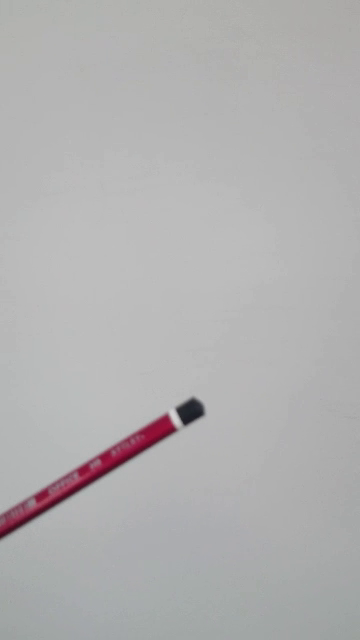
#> input picture frame 13 of khabibulina_s_l/iP_homework/video_2018-04-19_14-15-46.mp4, 360 x 640 px, given in place of WIN_20180426_13_47_33_Pro.mp4, which was not available
$ jupyter execute task_6.ipynb
#> lines starting #> are read from the running program, lines starting #| are printed output that depends on the picture; pictures that were not available may be replaced by others from this repository, and a replacement may not be noted
[cell 1]
import numpy as np
import cv2
import matplotlib.pyplot as plt
from __future__ import print_function
from ipywidgets import interact, interactive, fixed, interact_manual
import ipywidgets as widgets

[cell 2]
def methood(n,pyr_scale,level,winsize,itetation,poly_n,poly_sigma):

    cap = cv2.VideoCapture("WIN_20180426_13_47_33_Pro.mp4")

    for i in range(30):
        ret, frame1 = cap.read()
    ret, frame1 = cap.read()

    frame1 = cv2.cvtColor(frame1,cv2.COLOR_BGR2RGB)
    plt.figure(figsize=(21,6))
    plt.subplot(131)
    plt.imshow(frame1)
    prvs = cv2.cvtColor(frame1,cv2.COLOR_RGB2GRAY)

    for i in range(n):
        ret, frame2 = cap.read()
    ret, frame2 = cap.read()
    frame2 = cv2.cvtColor(frame2,cv2.COLOR_BGR2RGB)
    plt.subplot(132)
    plt.imshow(frame2)
    next_ = cv2.cvtColor(frame2,cv2.COLOR_RGB2GRAY)

    #flow = cv2.calcOpticalFlowFarneback(prvs,next_, None, 0.5, 1,   35, 3,   7, 1.5,   0)
    flow = cv2.calcOpticalFlowFarneback(prvs,next_, None, pyr_scale,level,winsize,itetation,poly_n,poly_sigma,0)
    mag, ang = cv2.cartToPolar(flow[...,0], flow[...,1])

    plt.subplot(133)
    plt.imshow(mag)
    plt.show()

[cell 3]
interact(methood,n=(1,15,1),pyr_scale=(0.5,1,0.1),level=(1,5,1),winsize=(10,50,5),itetation=(1,10,1),poly_n=(5,7,2),poly_sigma=(1.1,1.5,0.4))
#> the sliders are set to n = 8, pyr_scale = 0.75, level = 3, winsize = 30, itetation = 5, poly_n = 6, poly_sigma = 1.3
#> the loop in methood, `for i in range(30):` made 30 passes
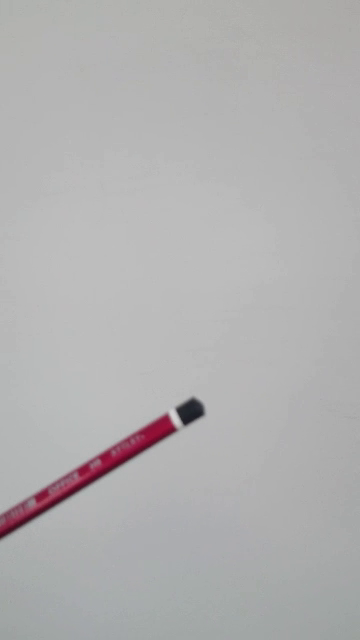
#> input picture frame 13 of khabibulina_s_l/iP_homework/video_2018-04-19_14-15-46.mp4, 360 x 640 px, given in place of WIN_20180426_13_47_33_Pro.mp4, which was not available
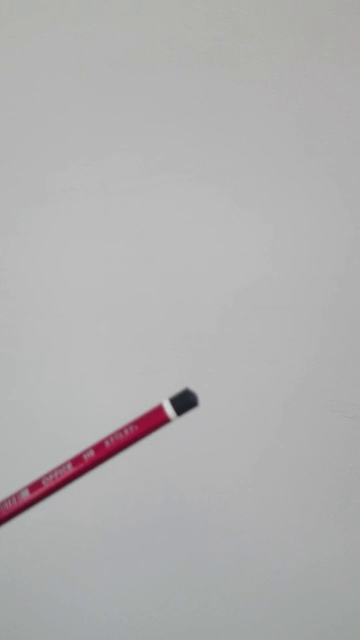
#> input picture frame 14 of khabibulina_s_l/iP_homework/video_2018-04-19_14-15-46.mp4, 360 x 640 px, given in place of WIN_20180426_13_47_33_Pro.mp4, which was not available
#> pass 3, in methood, `ret, frame1 = cap.read()`:
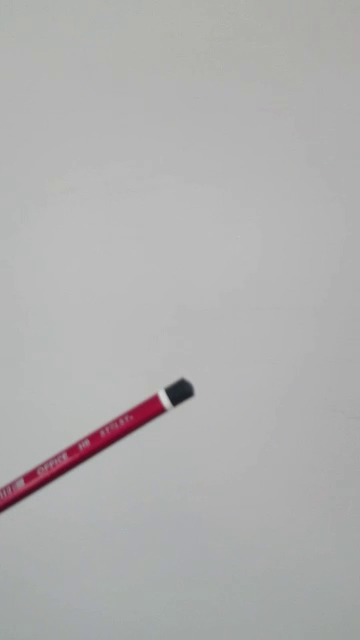
#> frame1: shape (640, 360, 3); mean B, G, R 175.9, 175.9, 176.4

$ run again, starting later in the video
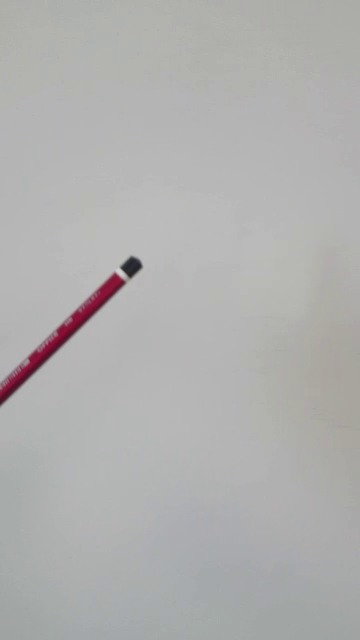
#> input picture frame 61 of khabibulina_s_l/iP_homework/video_2018-04-19_14-15-46.mp4, 360 x 640 px, given in place of WIN_20180426_13_47_33_Pro.mp4, which was not available
#> the loop in methood, `for i in range(30):` made 30 passes
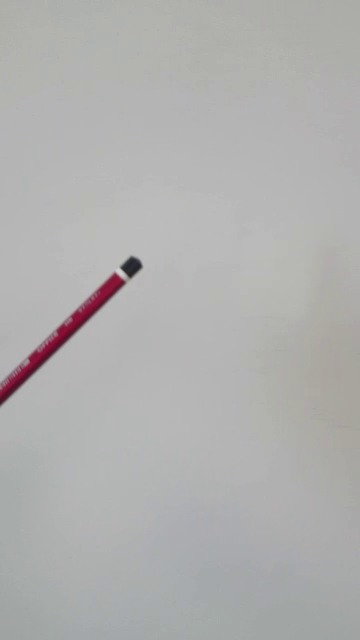
#> input picture frame 61 of khabibulina_s_l/iP_homework/video_2018-04-19_14-15-46.mp4, 360 x 640 px, given in place of WIN_20180426_13_47_33_Pro.mp4, which was not available
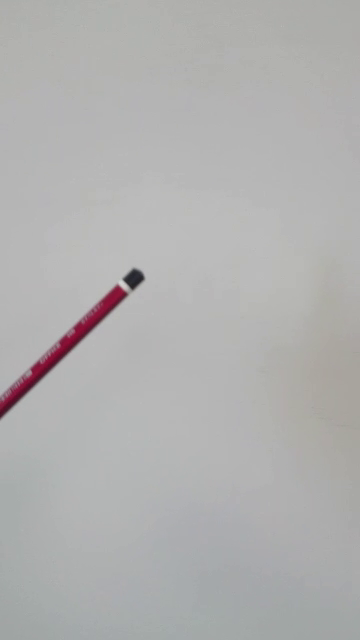
#> input picture frame 62 of khabibulina_s_l/iP_homework/video_2018-04-19_14-15-46.mp4, 360 x 640 px, given in place of WIN_20180426_13_47_33_Pro.mp4, which was not available
#> pass 3, in methood, `ret, frame1 = cap.read()`:
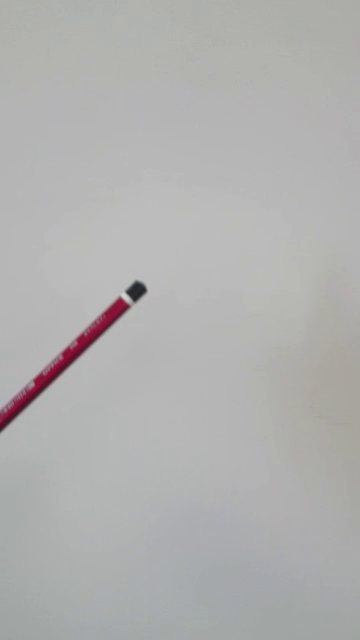
#> frame1: shape (640, 360, 3); mean B, G, R 175.9, 176.3, 176.7
